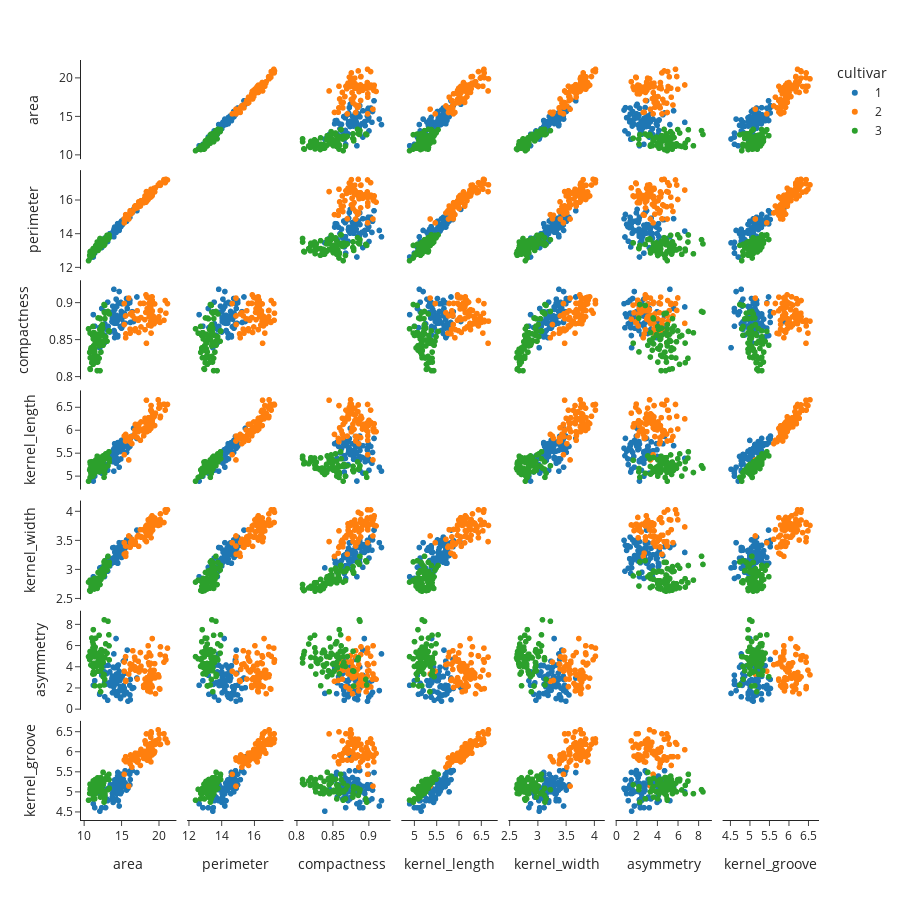

The notebook cell saved with this chart:
### Markdown cell above
Let's look at a pair plot of the data to understand what we are dealing with.

### Code cell
fig = px.scatter_matrix(df, color='cultivar', dimensions=feature_names, width=900, height=900)
fig.update_traces(diagonal_visible=False)
